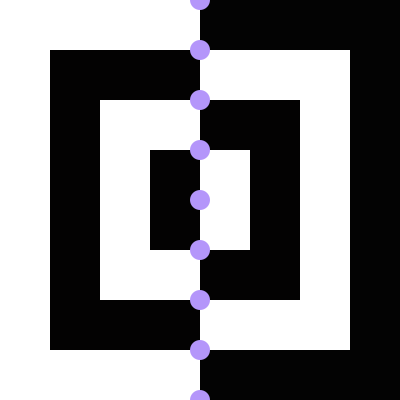
Frame 1 (no input)
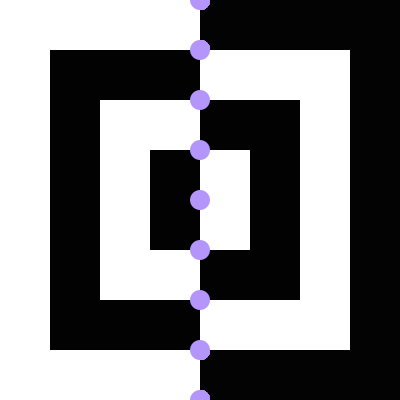
Frame 60 (the mouse pressed at the canvas centre just before this capture)
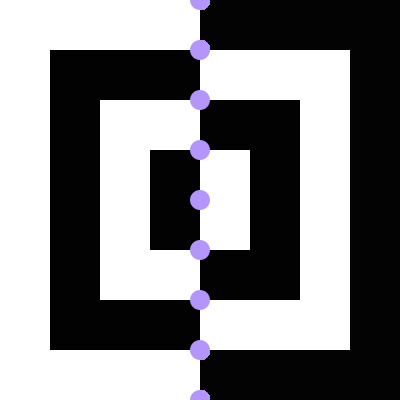
Frame 120 (the mouse held since frame 60 and released just before this capture)

The Processing sketch that drew these frames (run headless with seeded random() and noise(); from frame 60 on, the mouse is pressed at the canvas centre):

// Processing sketch: processing_52907
// ── processing_52907.pde

// Luke Diamantopoulos, Problem set 1, Question 6
int d = 35;

void setup() {
  size (400,400);
  background (#030303);
  noStroke ();
}
  
  void draw() {
  float spacing = height/50; 
    
   
    fill (#FFFFFF);
    rect (0, 0, 200, 400); // leftout
  
  
fill (#030202);
rect (50, 50, 150, 300); // black left middle

fill (#FFFFFF);
rect (100, 100, 100, 200); //  left inside middle


fill (#030202);
rect (150, 150, 50, 100); // middle left

fill (#030202);
rect (200, 150, 50, 100); //middle right





fill (#FFFFFF);
rect (200, 50, 150, 300);

fill (#030202);
rect (200, 100, 100, 200);

fill (#FFFFFF);
rect (200, 150, 50, 100); //middle right


//------ loop ----- circles move along middle.
/*
int counter = 0;
  while( counter <= width ) {
    rect(counter, height/2, d, d);
    counter = counter + d; 
    */
    
    int counter = 0;
    smooth();
    fill (180,150,250);
     while (counter <= width ) {                 
    ellipse (width/2, counter, 20,20);      // height
    counter = counter +50;                 // animating it to move + 60
    }


  }



/* I got this idea from the ying yang symbol, even though not completely symetrical,
I really liked the idea behind it! I wanted the shapes to be symetrical yet not as much 
the colours. I wanted a heavy contrast, thus the black and white. The black and white 
emphasize the mirroring line in the middle of the picture. 

*/
